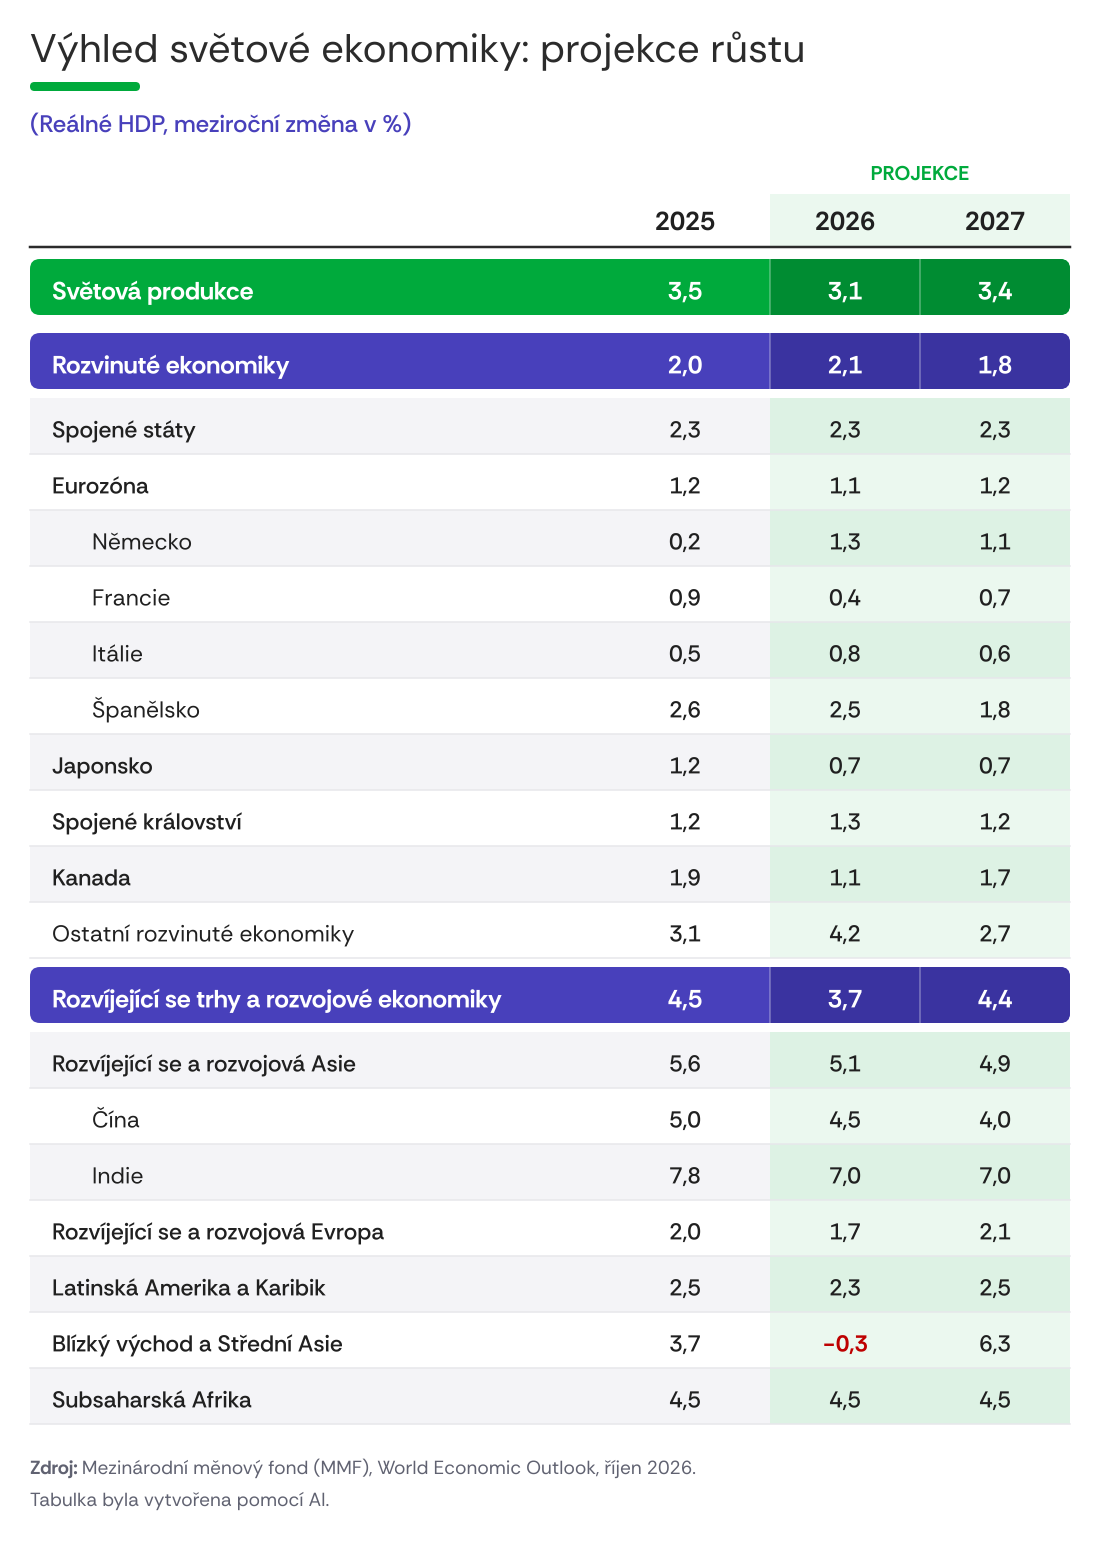

This figure's Python source:
"""Výhled světové ekonomiky: projekce růstu – tabulka v Portu vzhledu.

Data: Mezinárodní měnový fond, World Economic Outlook (říjen 2026), převzato z podkladové
tabulky; světové hodnoty (3,5 / 3,1 / 3,4 %) potvrzují zprávy o říjnovém WEO.
Vzhled: oficiální barvy Portu fialová #4840BB a zelená #00AA3C (+ jejich tmavší a světlé
odstíny pro buňky projekcí), písmo Rethink Sans (pevné řezy v nastroje/fonty/).
Spouštěj z kořene repozitáře: python3 vystupy/grafy/2026-10-16-vyhled-mmf-tabulka.py [cs|sk]
"""
import csv
import os
import sys

import matplotlib

matplotlib.use("Agg")
import matplotlib.pyplot as plt  # noqa: E402
from matplotlib import font_manager  # noqa: E402
from matplotlib.patches import FancyBboxPatch, Rectangle  # noqa: E402

sys.path.insert(0, "nastroje")
import portu_grafy as pg  # noqa: E402

ZAKLAD = "vystupy/grafy/2026-10-16-vyhled-mmf-tabulka"
F = "nastroje/fonty/RethinkSans"
REGULAR = font_manager.FontProperties(fname=F + ".ttf")
MEDIUM = font_manager.FontProperties(fname=F + "-Medium.ttf")
SEMIBOLD = font_manager.FontProperties(fname=F + "-SemiBold.ttf")
BOLD = font_manager.FontProperties(fname=F + "-Bold.ttf")

FIALOVA, ZELENA = pg.FIALOVA, pg.ZELENA
FIALOVA_TMAVA = "#3A33A0"   # buňky projekcí v řádcích skupin
ZELENA_TMAVA = "#008C32"    # buňky projekcí v řádku světa (odstín z brand manuálu Portu)
ZELENA_SVETLA = "#EBF8EF"   # sloupce projekcí – lichý řádek
ZELENA_PRUH = "#DDF2E4"     # sloupce projekcí – sudý (pruhovaný) řádek
SEDA_PRUH = "#F4F4F7"
CARA = "#E7E7EB"
TEXT = "#202020"
ZAPORNA = "#BE0000"

W, DPI = 1100, 200
PT = DPI / 72

TEXTY = {
    "cs": {"nadpis": "Výhled světové ekonomiky: projekce růstu", "podtitulek": "(Reálné HDP, meziroční změna v %)",
           "projekce": "PROJEKCE", "zdroj": "Zdroj:",
           "zdroj_text": "Mezinárodní měnový fond (MMF), World Economic Outlook, říjen 2026.",
           "ai": "Tabulka byla vytvořena pomocí AI.", "sloupec": "oblast"},
    "sk": {"nadpis": "Výhľad svetovej ekonomiky: projekcie rastu", "podtitulek": "(Reálny HDP, medziročná zmena v %)",
           "projekce": "PROJEKCIE", "zdroj": "Zdroj:",
           "zdroj_text": "Medzinárodný menový fond (MMF), World Economic Outlook, október 2026.",
           "ai": "Tabuľka bola vytvorená pomocou AI.", "sloupec": "oblast_sk"},
}
jazyk = sys.argv[1] if len(sys.argv) > 1 else "cs"  # python3 … sk → slovenská verze (soubor …-sk.png)
T = TEXTY[jazyk]

radky = []
with open(ZAKLAD + ".csv", encoding="utf-8") as f:
    for r in csv.DictReader(f):
        radky.append((r[T["sloupec"]], r["typ"], [float(r[k]) for k in ("2025", "2026", "2027")]))

# výška: hlavička 250, řádky světa/skupin 74, ostatní 56, patička 120
H = 250 + sum(74 if t in ("svet", "skupina") else 56 for _, t, _ in radky) + 130
fig = plt.figure(figsize=(W / DPI, H / DPI), dpi=DPI, facecolor="white")
ax = fig.add_axes([0, 0, 1, 1])
ax.set_xlim(0, W)
ax.set_ylim(H, 0)
ax.axis("off")


def text(x, y, s, px, barva, font, **kw):
    return ax.text(x, y, s, fontsize=px / PT, color=barva, fontproperties=font, **kw)


L, P = 30, 1070
SLOUPCE = [600, 770, 920, P]  # hranice sloupců 2025 | 2026 | 2027
STREDY = [(a + b) / 2 for a, b in zip(SLOUPCE, SLOUPCE[1:])]

# nadpis, akcent, podtitulek
text(L, 62, T["nadpis"], 40, pg.TEXT_TMAVY, REGULAR, va="baseline")
ax.add_patch(FancyBboxPatch((L, 82), 110, 9, boxstyle="round,pad=0,rounding_size=4.5", facecolor=ZELENA, edgecolor="none"))
text(L, 132, T["podtitulek"], 24, FIALOVA, MEDIUM, va="baseline")

# hlavička tabulky
text((SLOUPCE[1] + SLOUPCE[3]) / 2, 180, T["projekce"], 20, ZELENA, BOLD, ha="center", va="baseline")
ax.add_patch(Rectangle((SLOUPCE[1], 194), SLOUPCE[3] - SLOUPCE[1], 52, facecolor=ZELENA_SVETLA, edgecolor="none"))
for stred, rok in zip(STREDY, ("2025", "2026", "2027")):
    text(stred, 230, rok, 26, TEXT, BOLD, ha="center", va="baseline")
ax.plot([L, P], [247, 247], color=pg.TEXT_TMAVY, linewidth=2.5 / PT * 72 / 72)


def hodnota(v):
    return pg.cislo(v, 1, "")


y = 250
pruh = False
for nazev, typ, hodnoty in radky:
    if typ in ("svet", "skupina"):
        v = 74
        zaklad, tmava = (ZELENA, ZELENA_TMAVA) if typ == "svet" else (FIALOVA, FIALOVA_TMAVA)
        top, h = y + 9, v - 18
        ax.add_patch(FancyBboxPatch((L, top), P - L, h, boxstyle="round,pad=0,rounding_size=10",
                                    facecolor=zaklad, edgecolor="none", zorder=1))
        ax.add_patch(Rectangle((SLOUPCE[1], top), SLOUPCE[3] - SLOUPCE[1] - 10, h, facecolor=tmava, edgecolor="none", zorder=2))
        ax.add_patch(FancyBboxPatch((SLOUPCE[3] - 20, top), 20, h, boxstyle="round,pad=0,rounding_size=10",
                                    facecolor=tmava, edgecolor="none", zorder=2))
        for x in SLOUPCE[1:3]:  # tenké světlé dělení buněk projekcí
            ax.plot([x, x], [top, top + h], color="white", linewidth=1.5 / PT, alpha=0.35, zorder=3)
        stred_y = top + h / 2
        text(L + 22, stred_y, nazev, 25, "white", BOLD, va="center_baseline", zorder=4)
        for stred, hv in zip(STREDY, hodnoty):
            text(stred, stred_y, hodnota(hv), 25, "white", BOLD, ha="center", va="center_baseline", zorder=4)
        pruh = True  # první řádek pod skupinou je pruhovaný
    else:
        v = 56
        if pruh:
            ax.add_patch(Rectangle((L, y), SLOUPCE[1] - L, v, facecolor=SEDA_PRUH, edgecolor="none", zorder=0))
        ax.add_patch(Rectangle((SLOUPCE[1], y), SLOUPCE[3] - SLOUPCE[1], v,
                               facecolor=ZELENA_PRUH if pruh else ZELENA_SVETLA, edgecolor="none", zorder=0))
        ax.plot([L, P], [y + v, y + v], color=CARA, linewidth=1.5 / PT, zorder=1)
        stred_y = y + v / 2
        odsazeni, font = {"zeme": (22, MEDIUM), "ostatni": (22, REGULAR), "podrizena": (62, REGULAR)}[typ]
        text(L + odsazeni, stred_y, nazev, 23, TEXT, font, va="center_baseline", zorder=2)
        for stred, hv in zip(STREDY, hodnoty):
            zaporna = hv < 0
            text(stred, stred_y, hodnota(hv), 23, ZAPORNA if zaporna else TEXT, BOLD if zaporna else MEDIUM,
                 ha="center", va="center_baseline", zorder=2)
        pruh = not pruh
    y += v

# patička se zdrojem
y += 50
t = text(L, y, T["zdroj"], 19, pg.TEXT_SEDY, BOLD, va="baseline")
sirka = t.get_window_extent(renderer=fig.canvas.get_renderer()).width
text(L + sirka + 4, y, T["zdroj_text"], 19, pg.TEXT_SEDY,
     REGULAR, va="baseline")
text(L, y + 32, T["ai"], 19, pg.TEXT_SEDY, REGULAR, va="baseline")

os.makedirs(os.path.dirname(ZAKLAD), exist_ok=True)
fig.savefig(ZAKLAD + ("" if jazyk == "cs" else "-" + jazyk) + ".png", dpi=DPI, facecolor="white")
